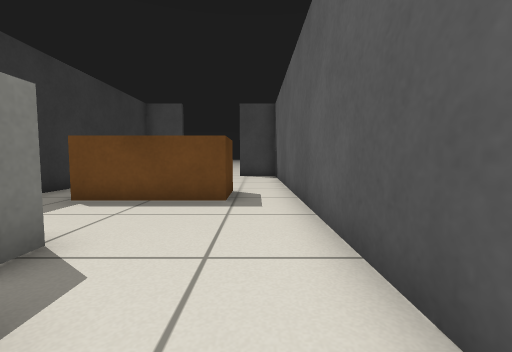
[1] (above)

12 first-person views from a walk through a robot-simulator world made for Gazebo. The camera is 0.5 m above the floor, tilts 4° down and sees 90° across. The floor is counted in squares, 0.5 m on a side. Each view is taken from the middle of a square. On the plan, view 1 faces up. The plan holds only what a view shows up to about 11 squares ahead; the rest is blank.

[2]
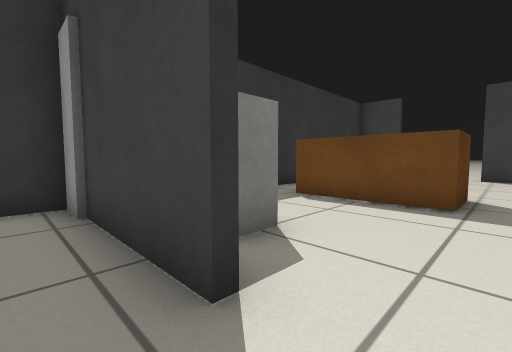

[3]
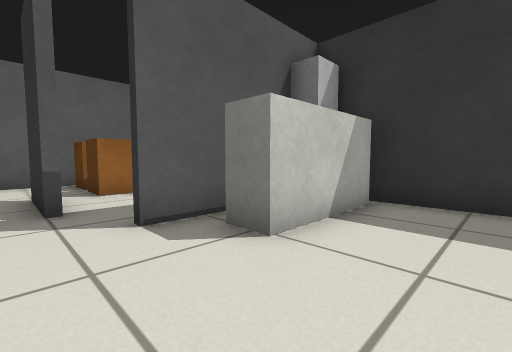

[4]
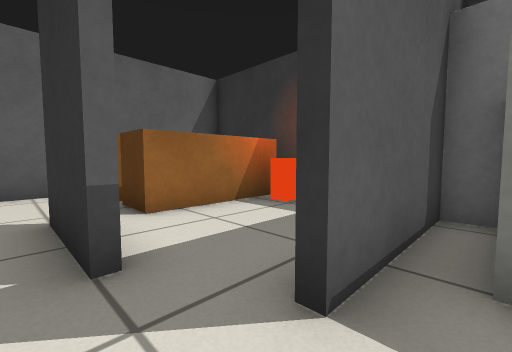

[5]
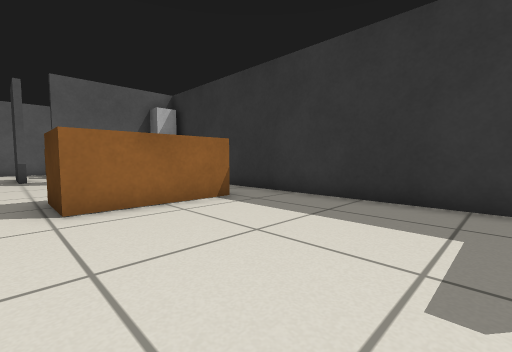

[6]
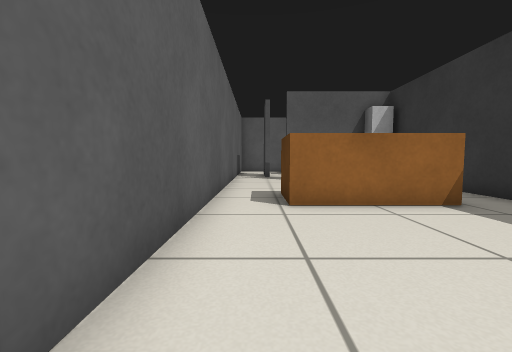

[7]
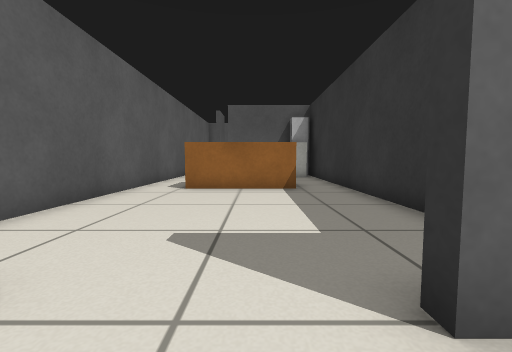

[8]
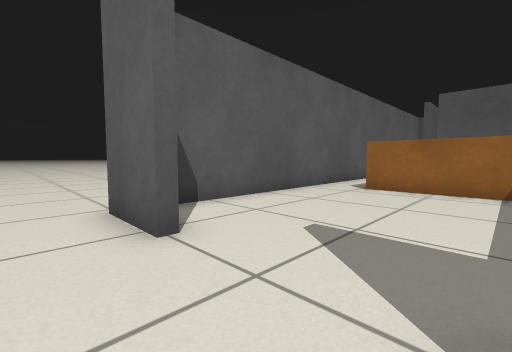

[9]
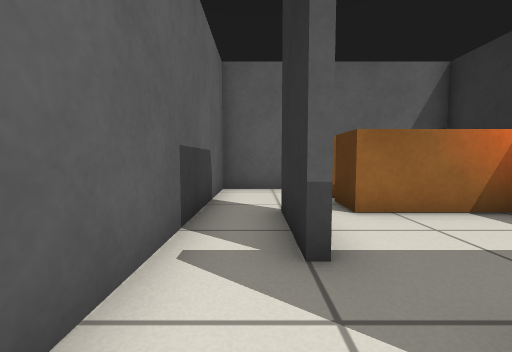

[10]
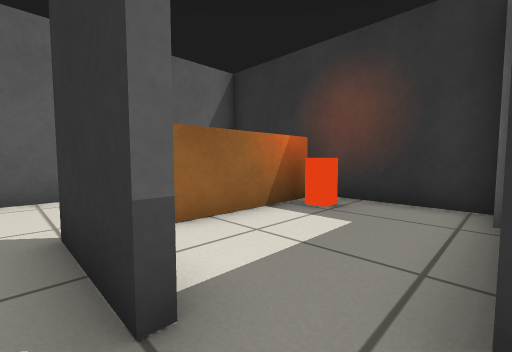

[11]
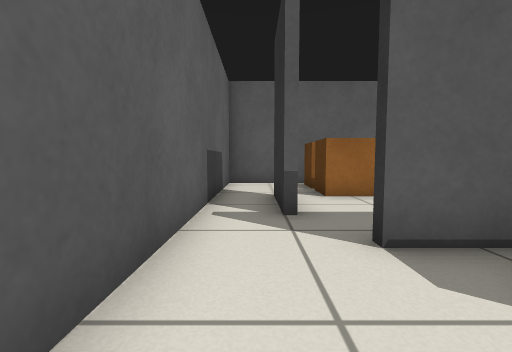

[12]
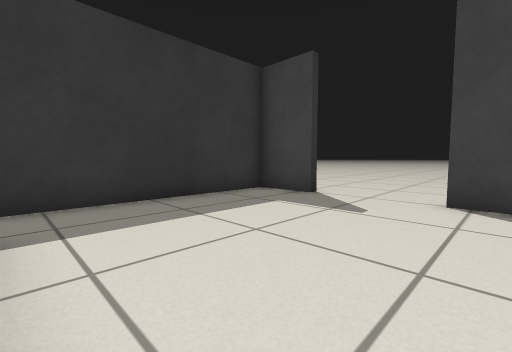

### Floor plan
Key: @ floor where view 1 was taken; # wall or solid block; . floor; B brown box; C counter; F fridge; R orange box.
Columns run from 6 left of view 1 to 6 right of it. Each row starts with its distance up from view 1.
 16   ...........
 15   ...........
 14 ##....##.....
 13 #......#
 12 #......#
 11 #......#
 10 #......#
  9 #......#
  8 #......#
  7 #.BBBB.#
  6 #.BBBB.#
  5 #......#
  4 #......#
  3 #CCC...#
  2 #F C...#
  1 #F###..#
  0 #.....@#
 -1 #.....##
 -2 #R....##
 -3 #BBBB.##
 -4 #   B..#
 -5 #BBBB..#
 -6 ########

Where each view was taken, in squares from view 1:
view 1: 0 up, 0 right, facing up
view 2: 0 up, 0 right, facing up-left
view 3: 5 up, 0 right, facing down-left
view 4: 2 up, 0 right, facing down-left
view 5: 13 up, 0 right, facing down-left
view 6: 13 up, 0 right, facing down
view 7: 16 up, 3 left, facing down
view 8: 16 up, 4 left, facing down-right
view 9: 2 up, 0 right, facing down
view 10: 1 up, 0 right, facing down-left
view 11: 4 up, 0 right, facing down
view 12: 8 up, 0 right, facing up-left
